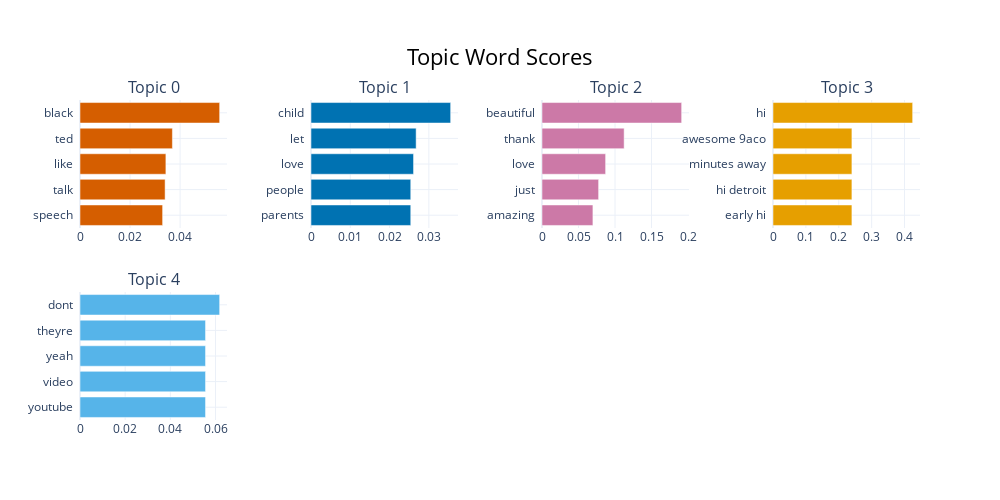

Write notebook code for a chart like this one.
### Code cell
loaded_model.visualize_barchart()

### Figure 1 — Plotly figure (JSON) as saved in the notebook; plotly's stock layout.template omitted (floating-point values rounded to 4 significant figures)
{"data": [{"marker": {"color": "#D55E00"}, "orientation": "h", "type": "bar", "x": [0.03302, 0.03401, 0.03433, 0.03693, 0.05581], "xaxis": "x", "y": ["speech  ", "talk  ", "like  ", "ted  ", "black  "], "yaxis": "y"}, {"marker": {"color": "#0072B2"}, "orientation": "h", "type": "bar", "x": [0.02539, 0.02539, 0.0261, 0.02676, 0.03555], "xaxis": "x2", "y": ["parents  ", "people  ", "love  ", "let  ", "child  "], "yaxis": "y2"}, {"marker": {"color": "#CC79A7"}, "orientation": "h", "type": "bar", "x": [0.06973, 0.07752, 0.08712, 0.1125, 0.1912], "xaxis": "x3", "y": ["amazing  ", "just  ", "love  ", "thank  ", "beautiful  "], "yaxis": "y3"}, {"marker": {"color": "#E69F00"}, "orientation": "h", "type": "bar", "x": [0.24, 0.24, 0.24, 0.24, 0.4247], "xaxis": "x4", "y": ["early hi  ", "hi detroit  ", "minutes away  ", "awesome 9aco  ", "hi  "], "yaxis": "y4"}, {"marker": {"color": "#56B4E9"}, "orientation": "h", "type": "bar", "x": [0.05558, 0.05558, 0.05558, 0.05558, 0.06183], "xaxis": "x5", "y": ["youtube  ", "video  ", "yeah  ", "theyre  ", "dont  "], "yaxis": "y5"}], "layout": {"annotations": [{"font": {"size": 16}, "showarrow": false, "text": "Topic 0", "x": 0.0875, "xanchor": "center", "xref": "paper", "y": 1, "yanchor": "bottom", "yref": "paper"}, {"font": {"size": 16}, "showarrow": false, "text": "Topic 1", "x": 0.3625, "xanchor": "center", "xref": "paper", "y": 1, "yanchor": "bottom", "yref": "paper"}, {"font": {"size": 16}, "showarrow": false, "text": "Topic 2", "x": 0.6375, "xanchor": "center", "xref": "paper", "y": 1, "yanchor": "bottom", "yref": "paper"}, {"font": {"size": 16}, "showarrow": false, "text": "Topic 3", "x": 0.9125, "xanchor": "center", "xref": "paper", "y": 1, "yanchor": "bottom", "yref": "paper"}, {"font": {"size": 16}, "showarrow": false, "text": "Topic 4", "x": 0.0875, "xanchor": "center", "xref": "paper", "y": 0.4, "yanchor": "bottom", "yref": "paper"}], "height": 500, "hoverlabel": {"bgcolor": "white", "font": {"family": "Rockwell", "size": 16}}, "showlegend": false, "title": {"font": {"color": "Black", "size": 22}, "text": "Topic Word Scores", "x": 0.5, "xanchor": "center", "yanchor": "top"}, "width": 1000, "xaxis": {"anchor": "y", "domain": [0, 0.175], "showgrid": true}, "xaxis2": {"anchor": "y2", "domain": [0.275, 0.45], "showgrid": true}, "xaxis3": {"anchor": "y3", "domain": [0.55, 0.725], "showgrid": true}, "xaxis4": {"anchor": "y4", "domain": [0.825, 1], "showgrid": true}, "xaxis5": {"anchor": "y5", "domain": [0, 0.175], "showgrid": true}, "xaxis6": {"anchor": "y6", "domain": [0.275, 0.45], "showgrid": true}, "xaxis7": {"anchor": "y7", "domain": [0.55, 0.725], "showgrid": true}, "xaxis8": {"anchor": "y8", "domain": [0.825, 1], "showgrid": true}, "yaxis": {"anchor": "x", "domain": [0.6, 1], "showgrid": true}, "yaxis2": {"anchor": "x2", "domain": [0.6, 1], "showgrid": true}, "yaxis3": {"anchor": "x3", "domain": [0.6, 1], "showgrid": true}, "yaxis4": {"anchor": "x4", "domain": [0.6, 1], "showgrid": true}, "yaxis5": {"anchor": "x5", "domain": [0, 0.4], "showgrid": true}, "yaxis6": {"anchor": "x6", "domain": [0, 0.4], "showgrid": true}, "yaxis7": {"anchor": "x7", "domain": [0, 0.4], "showgrid": true}, "yaxis8": {"anchor": "x8", "domain": [0, 0.4], "showgrid": true}}}
